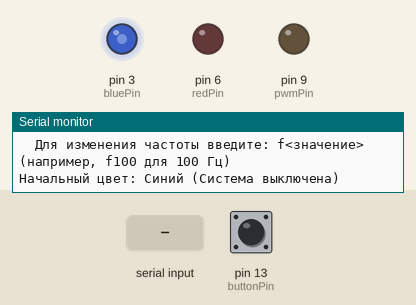
Recording of a sketch running on a simulated Arduino Uno, built with avr-gcc and run on an emulated ATmega328P. On the bench: output pins drawn as LEDs (lit = HIGH), the last lines printed to the serial monitor. Dashed ring = blinking. The inputs (shaded band) are chosen by the test bench; at power-on: pin 13 (buttonPin) HIGH.

Above: at 1.6 s.
1.7 s: pin 13 (buttonPin) pulled LOW for 0.15 s
3.3 s: pin 13 (buttonPin) pulled LOW for 1 s
At 4.1 s:
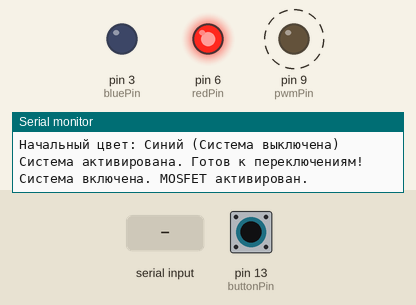
5.8 s: "1\n" received over Serial
At 7.09 s:
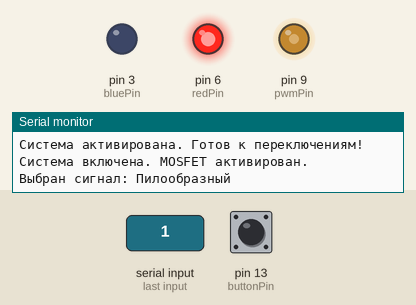
8.8 s: pin 13 (buttonPin) pulled LOW for 0.15 s
At 9.9 s:
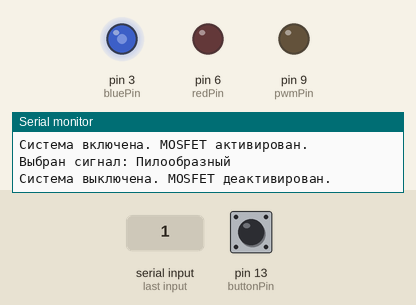
10.4 s: "0\n" received over Serial
11.9 s: pin 13 (buttonPin) pulled LOW for 3.2 s
At 12.7 s:
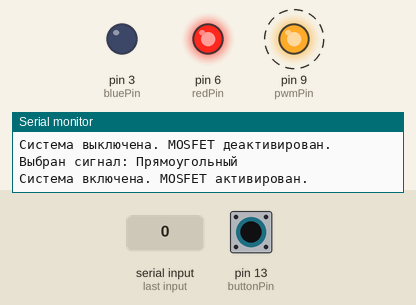
Timing chart, 0 to 65.6 s (numbered marks = the images above; inputs shaded):
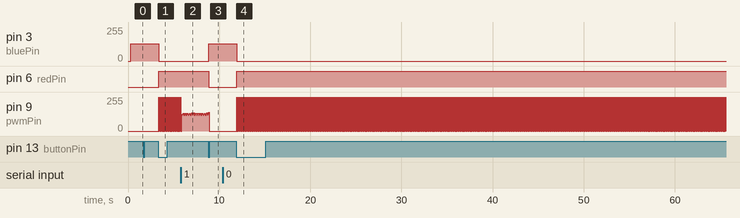

Measured:
- after the input at 3.3 s, pin 3 (bluePin): 128/255 → 0/255 after 0.07 s; pin 6 (redPin): LOW → HIGH after 0.07 s; pin 9 (pwmPin): alternates 255/255 for 0.01 s and 0/255 for 0.01 s, starting after 0.07 s
- after the input at 8.8 s, pin 3 (bluePin): 0/255 → 128/255 after 0.08 s; pin 6 (redPin): HIGH → LOW after 0.08 s
- after the input at 11.9 s, pin 3 (bluePin): 128/255 → 0/255 after 0.05 s; pin 6 (redPin): LOW → HIGH after 0.05 s; pin 9 (pwmPin): alternates 255/255 for 0.01 s and 0/255 for 0.01 s, starting after 0.05 s

The sketch:

final.ino
```cpp
#include <Arduino.h>
#include <math.h>

// ================== Пины и настройки ==================
const int buttonPin = 13;      // пин кнопки (с внутренней подтяжкой)
const int redPin    = 6;       // пин красного канала светодиода
const int bluePin   = 3;       // пин синего канала светодиода
const int pwmPin    = 9;       // пин для управления MOSFET и генерации сигнала

const unsigned long debounceDelay = 50; // задержка для антидребезга (мс)

// ================== Переменные для кнопки ==================
int buttonState = HIGH;        // текущее состояние кнопки
int lastButtonState = HIGH;    // предыдущее состояние кнопки
unsigned long lastDebounceTime = 0; // время для антидребезга
bool isRed = false;            // состояние системы: false – выключена (синий свет), true – включена (красный свет)
bool firstPressIgnored = false; // первый клик только активирует систему (без переключения)

// ================== Параметры генерации сигнала ==================
float frequency = 50.0; // начальная частота сигнала (Гц)
int signalType = 0;     // тип сигнала: 0 – прямоугольный, 1 – пилообразный, 2 – синусоидальный

// Для синусоидального сигнала
const int resolution = 360;  // число шагов в одном периоде синусоиды
int sineTable[resolution];   // таблица значений синусоиды

// ================== Функция установки цвета светодиода ==================
void setColor(bool red) {
  /*
   * При использовании общего катода:
   * - HIGH включает канал
   * - LOW выключает
   */
  if (red) {
    analogWrite(redPin, 255);  // красный – максимальная яркость
    analogWrite(bluePin, 0);    // синий выключен
  } else {
    analogWrite(redPin, 0);     // красный выключен
    analogWrite(bluePin, 128);  // синий – половинная яркость
  }
}

// ================== Функции генерации сигналов ==================

// Прямоугольный сигнал
void generateSquareWave() {
  unsigned long period = 1000000UL / frequency; // период сигнала в микросекундах
  unsigned long halfPeriod = period / 2;

  digitalWrite(pwmPin, HIGH);
  delayMicroseconds(halfPeriod);
  if (!isRed) return;  // если во время генерации система выключили, выходим
  digitalWrite(pwmPin, LOW);
  delayMicroseconds(halfPeriod);
}

// Пилообразный сигнал
void generateSawtoothWave() {
  unsigned long stepDelay = 1000000UL / (frequency * 256); // задержка на шаг
  for (int i = 0; i < 256; i++) {
    if (!isRed) break;  // проверка состояния системы
    analogWrite(pwmPin, i);
    delayMicroseconds(stepDelay);
  }
}

// Синусоидальный сигнал
void generateSineWave() {
  unsigned long stepDelay = 1000000UL / (frequency * resolution);
  for (int i = 0; i < resolution; i++) {
    if (!isRed) break;
    analogWrite(pwmPin, sineTable[i]);
    delayMicroseconds(stepDelay);
  }
}

// ================== setup() ==================
void setup() {
  // Инициализация таблицы синусоиды
  for (int i = 0; i < resolution; i++) {
    // Функция radians переводит градусы в радианы, sin() возвращает значение от -1 до 1.
    sineTable[i] = (int)((sin(radians(i)) + 1.0) * 127.5); // преобразуем в диапазон [0, 255]
  }

  pinMode(buttonPin, INPUT_PULLUP);
  pinMode(redPin, OUTPUT);
  pinMode(bluePin, OUTPUT);
  pinMode(pwmPin, OUTPUT);

  Serial.begin(9600);
  Serial.println("Система запущена");
  Serial.println("Доступные команды:");
  Serial.println("  0 - Прямоугольный сигнал");
  Serial.println("  1 - Пилообразный сигнал");
  Serial.println("  2 - Синусоидальный сигнал");
  Serial.println("  Для изменения частоты введите: f<значение> (например, f100 для 100 Гц)");

  // Устанавливаем начальное состояние: система выключена (синий свет) и сигнал на пине 9 отсутствует
  setColor(isRed);
  digitalWrite(pwmPin, LOW);
  Serial.println("Начальный цвет: Синий (Система выключена)");
}

// ================== loop() ==================
void loop() {
  // ===== Обработка кнопки =====
  int reading = digitalRead(buttonPin);
  if (reading != lastButtonState) {
    lastDebounceTime = millis();
  }
  if ((millis() - lastDebounceTime) > debounceDelay) {
    if (reading != buttonState) {
      buttonState = reading;
      if (buttonState == LOW) { // кнопка нажата
        if (!firstPressIgnored) {
          firstPressIgnored = true;
          Serial.println("Система активирована. Готов к переключениям!");
        } else {
          // Переключаем состояние системы
          isRed = !isRed;
          setColor(isRed);
          if (isRed) {
            Serial.println("Система включена. MOSFET активирован.");
          } else {
            Serial.println("Система выключена. MOSFET деактивирован.");
            digitalWrite(pwmPin, LOW); // сразу отключаем сигнал
          }
        }
      }
    }
  }
  lastButtonState = reading;

  // ===== Обработка команд через Serial =====
  if (Serial.available() > 0) {
    String input = Serial.readStringUntil('\n');
    input.trim();
    if (input.length() > 0) {
      char firstChar = input.charAt(0);
      if (firstChar == '0' || firstChar == '1' || firstChar == '2') {
        signalType = firstChar - '0';
        Serial.print("Выбран сигнал: ");
        if (signalType == 0) Serial.println("Прямоугольный");
        else if (signalType == 1) Serial.println("Пилообразный");
        else if (signalType == 2) Serial.println("Синусоидальный");
      }
      else if (firstChar == 'f' || firstChar == 'F') {
        float newFrequency = input.substring(1).toFloat();
        if (newFrequency > 0) {
          frequency = newFrequency;
          Serial.print("Частота изменена на: ");
          Serial.print(frequency);
          Serial.println(" Гц");
        } else {
          Serial.println("Неверное значение частоты.");
        }
      }
      else {
        Serial.println("Неверная команда.");
      }
    }
  }

  // ===== Генерация сигнала (на пине 9) =====
  if (isRed) {  // если система включена
    switch (signalType) {
      case 0:
        generateSquareWave();
        break;
      case 1:
        generateSawtoothWave();
        break;
      case 2:
        generateSineWave();
        break;
      default:
        break;
    }
  }
  else {
    // Если система выключена, убеждаемся, что на пине 9 ноль.
    digitalWrite(pwmPin, LOW);
    // Короткая задержка для уменьшения нагрузки на процессор.
    delay(10);
  }
}
```
